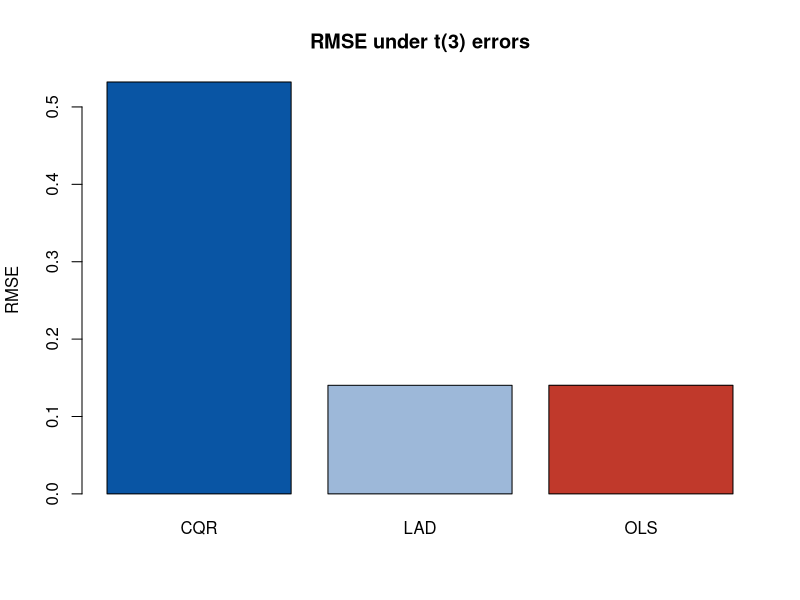

The R source for this figure:
## ---- chunk 1
rho <- function(u, tau) u * (tau - (u < 0))
set.seed(2026)
n <- 400; p <- 3
X <- cbind(1, matrix(rnorm(n * p), n, p))
beta_true <- c(1, 2, -1, 0.5)
y <- X %*% beta_true + rt(n, df = 3) * 2   # 重尾误差

# CQR 目标：y = b_k + X gamma（各分位共享斜率）
tau_vec <- c(0.1, 0.3, 0.5, 0.7, 0.9)
cq_obj <- function(par) {
  b <- par[1:length(tau_vec)]
  g <- par[(length(tau_vec) + 1):length(par)]
  Xg <- as.numeric(X %*% g)
  r <- outer(as.numeric(y), b, "-") - matrix(Xg, nrow = length(y), ncol = length(b))
  sum(sapply(seq_along(tau_vec), function(k) sum(rho(r[, k], tau_vec[k]))))
}
fit_cqr <- optim(c(rep(median(y), length(tau_vec)), rep(0, ncol(X))),
                 cq_obj, method = "BFGS")
gamma_cqr <- fit_cqr$par[(length(tau_vec) + 1):length(fit_cqr$par)]

fit_lad <- optim(rep(0, ncol(X)),
                 function(par) sum(rho(as.numeric(y) - X %*% par, 0.5)),
                 method = "BFGS")$par        # 单分位（LAD）
fit_ols <- coef(lm(y ~ X - 1))               # OLS
## ---- chunk 2
tab <- rbind(CQR = gamma_cqr, LAD = fit_lad, OLS = fit_ols)
colnames(tab) <- paste0("b", 0:p)
tab
rmse <- apply(tab, 1, function(v) sqrt(mean((v - beta_true)^2)))
cat("RMSE: CQR =", round(rmse["CQR"], 3),
    ", LAD =", round(rmse["LAD"], 3),
    ", OLS =", round(rmse["OLS"], 3), "\n")
barplot(rmse, col = c("#0955a4", "#9db8d9", "#c0392b"),
        main = "RMSE under t(3) errors", ylab = "RMSE")
